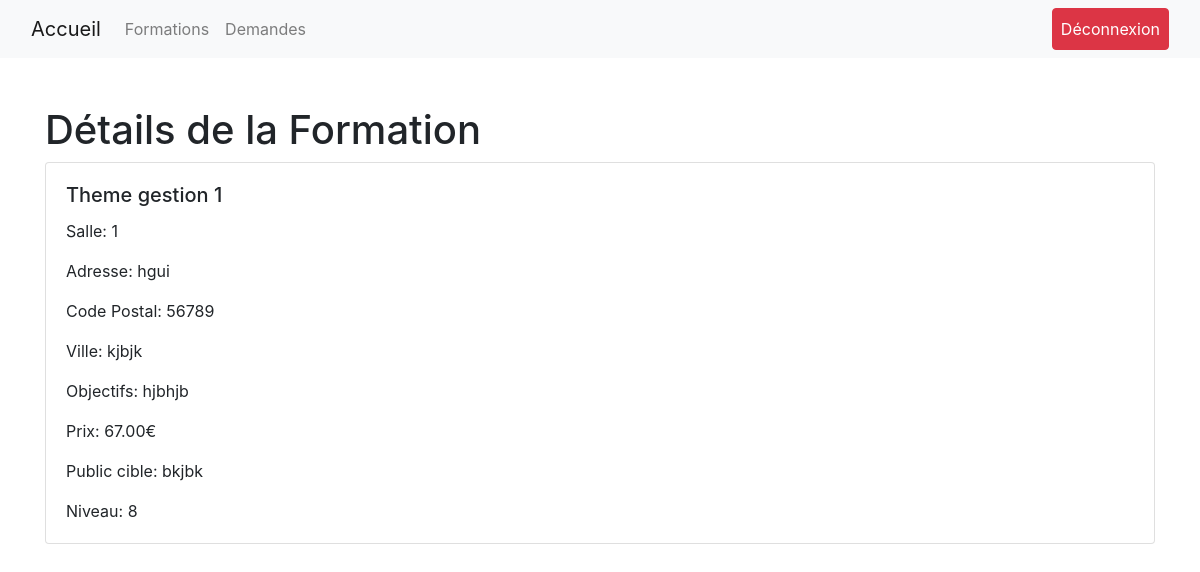
Screenshot of /index.php?action=detailFormation&id=10 (signed in) with the database file from the repository.
### tables this page shows
CREATE TABLE `formation` (
  `idFormation` int(11) NOT NULL,
  `idTheme` int(11) NOT NULL,
  `libelle` varchar(50) DEFAULT NULL,
  `salle` varchar(50) DEFAULT NULL,
  `adresse` varchar(255) DEFAULT NULL,
  `cp` char(5) DEFAULT NULL,
  `ville` varchar(50) DEFAULT NULL,
  `Objectifs` varchar(255) DEFAULT NULL,
  `prix` decimal(15,2) DEFAULT NULL,
  `public` varchar(255) DEFAULT NULL,
  `niveau` int(11) DEFAULT NULL
);

### models/formationModel.php (called while the page is built, shortened)
<?php
function getFormationById($idFormation) {
    $db = dbConnect();
    $stmt = $db->prepare("SELECT * FROM formation WHERE idFormation = ?");
    $stmt->execute([$idFormation]);
    return $stmt->fetch();
}

### vues/user/formation/detailFormation.php (the view, shortened to what this page needs)
<!DOCTYPE html>
<html lang="fr">
<head>
    <link href="https://stackpath.bootstrapcdn.com/bootstrap/4.5.2/css/bootstrap.min.css" rel="stylesheet">
</head>
<body>
    <div class="container mt-5">
        <h1>Détails de la Formation</h1>
        <div class="card">
            <div class="card-body">
                <h5 class="card-title"><?= htmlspecialchars($formation['libelle']) ?></h5>
                <p class="card-text">Salle: <?= htmlspecialchars($formation['salle']) ?></p>
                <p class="card-text">Adresse: <?= htmlspecialchars($formation['adresse']) ?></p>
                <p class="card-text">Code Postal: <?= htmlspecialchars($formation['cp']) ?></p>
                <p class="card-text">Ville: <?= htmlspecialchars($formation['ville']) ?></p>
                <p class="card-text">Objectifs: <?= htmlspecialchars($formation['Objectifs']) ?></p>
                <p class="card-text">Prix: <?= htmlspecialchars($formation['prix']) ?>€</p>
                <p class="card-text">Public cible: <?= htmlspecialchars($formation['public']) ?></p>
                <p class="card-text">Niveau: <?= htmlspecialchars($formation['niveau']) ?></p>
            </div>
        </div>
    </div>
</body>
</html>

### rows the page displays
formation: libelle "Theme gestion 1", salle "1", adresse "hgui", cp "56789", ville "kjbjk", Objectifs "hjbhjb", prix "67.00", public "bkjbk", niveau "8"
